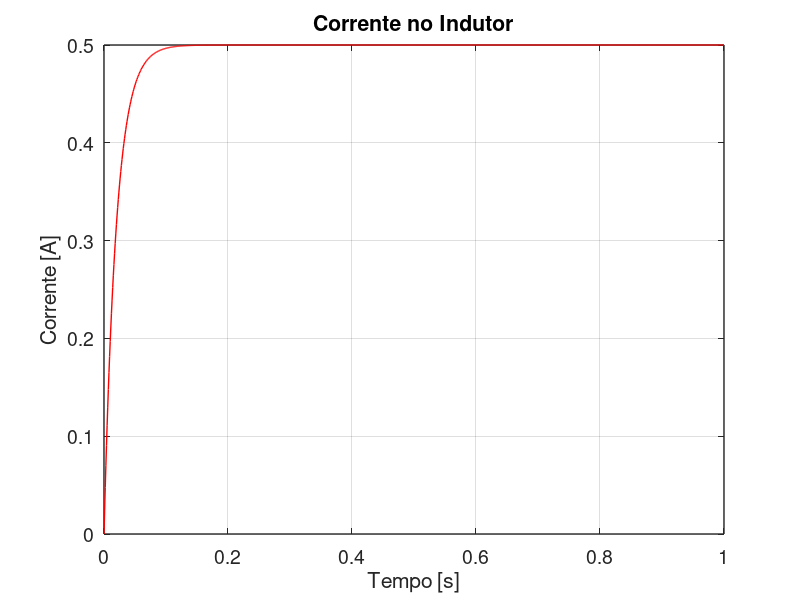
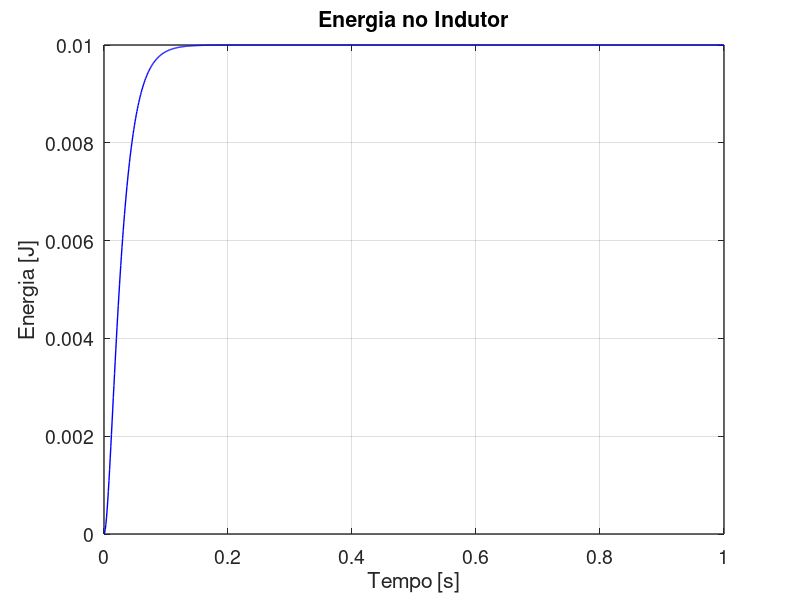

The MATLAB source for these figures, in order:
clear all
close all
clc
%----------

R = 2;
L = 0.08;

t=linspace(0,1,1000);
i = 0;

for i = 1:length(t)
LH(i) = 0.5.*(1-exp(-50.*t(i)));
En(i) = (0.5).*(L.*(LH(i)).^2);
end

figure(1)
plot(t,LH,'linewidth',1,'color','r')
set(gca, 'linewidth',1,'fontsize',14)
xlabel('Tempo [s]')
ylabel('Corrente [A]')
title('Corrente no Indutor')
grid on

figure(2)
plot(t,En,'linewidth',1,'color','b')
set(gca, 'linewidth',1,'fontsize',14)
xlabel('Tempo [s]')
ylabel('Energia [J]')
title('Energia no Indutor')
grid on